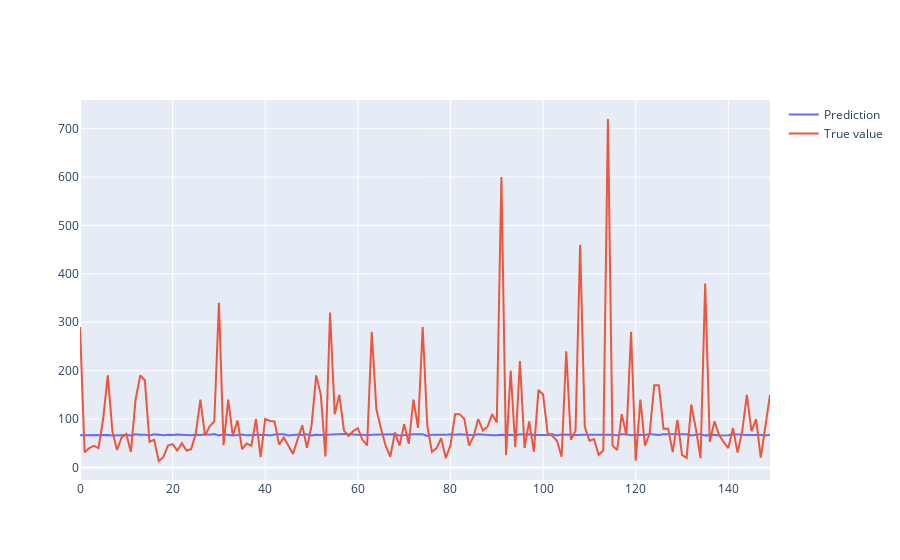

Source (notebook cell):
### Code cell
import plotly.graph_objects as go

fig = go.Figure()
fig.add_trace(go.Scatter(x=list(range(len(y_pred[-150:]))), y=np.exp(y_pred[-150:]),
                         mode='lines',
                         name='Prediction'))
fig.add_trace(go.Scatter(x=list(range(len(y_test[-150:]))), y=y_test1[-150:],
                         mode='lines',
                         name='True value'))

fig.show()

### Figure 1 — Plotly figure (JSON) as saved in the notebook; plotly's stock layout.template omitted (floating-point values rounded to 4 significant figures; data arrays with more than 128 entries replaced by an {"elided": "..."} marker saying what was removed)
{"data": [{"mode": "lines", "name": "Prediction", "type": "scatter", "x": {"elided": "150 int values"}, "y": {"elided": "150 float values"}}, {"mode": "lines", "name": "True value", "type": "scatter", "x": {"elided": "150 int values"}, "y": {"elided": "150 float values"}}], "layout": {}}
